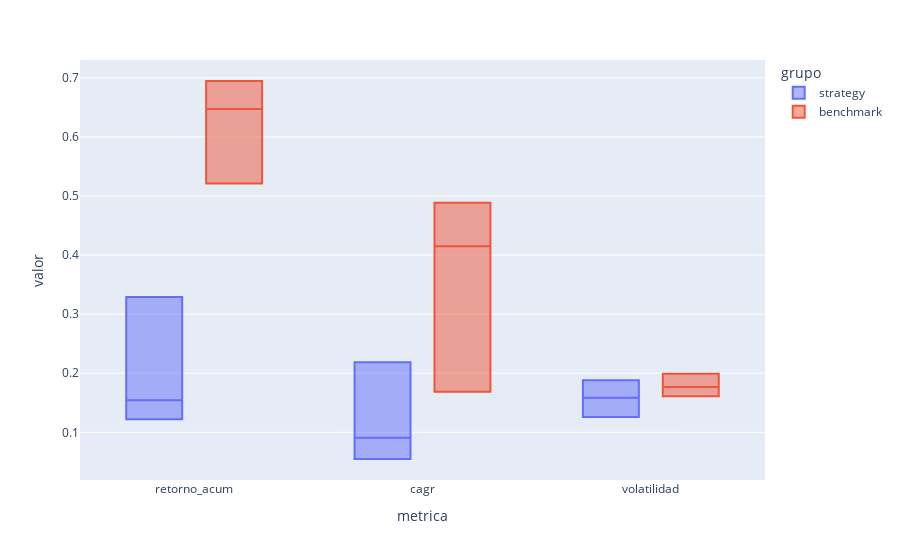

Notebook cell for this chart:
### Code cell
fig = px.box(results, x="metrica", y="valor", color="grupo")
fig.update_traces(quartilemethod="exclusive")
fig.show()

### Figure 1 — Plotly figure (JSON) as saved in the notebook; plotly's stock layout.template omitted (floating-point values rounded to 4 significant figures)
{"data": [{"alignmentgroup": "True", "hovertemplate": "grupo=strategy<br>metrica=%{x}<br>valor=%{y}<extra></extra>", "legendgroup": "strategy", "marker": {"color": "#636efa"}, "name": "strategy", "notched": false, "offsetgroup": "strategy", "orientation": "v", "quartilemethod": "exclusive", "showlegend": true, "type": "box", "x": ["retorno_acum", "cagr", "volatilidad", "retorno_acum", "cagr", "volatilidad", "retorno_acum", "cagr", "volatilidad"], "x0": " ", "xaxis": "x", "y": [0.1221, 0.09079, 0.1257, 0.1543, 0.05479, 0.1883, 0.3292, 0.2188, 0.1585], "y0": " ", "yaxis": "y"}, {"alignmentgroup": "True", "hovertemplate": "grupo=benchmark<br>metrica=%{x}<br>valor=%{y}<extra></extra>", "legendgroup": "benchmark", "marker": {"color": "#EF553B"}, "name": "benchmark", "notched": false, "offsetgroup": "benchmark", "orientation": "v", "quartilemethod": "exclusive", "showlegend": true, "type": "box", "x": ["retorno_acum", "cagr", "volatilidad", "retorno_acum", "cagr", "volatilidad", "retorno_acum", "cagr", "volatilidad"], "x0": " ", "xaxis": "x", "y": [0.6947, 0.4886, 0.1769, 0.5212, 0.1687, 0.1612, 0.6474, 0.4149, 0.1991], "y0": " ", "yaxis": "y"}], "layout": {"boxmode": "group", "legend": {"title": {"text": "grupo"}, "tracegroupgap": 0}, "margin": {"t": 60}, "xaxis": {"anchor": "y", "domain": [0, 1], "title": {"text": "metrica"}}, "yaxis": {"anchor": "x", "domain": [0, 1], "title": {"text": "valor"}}}}
